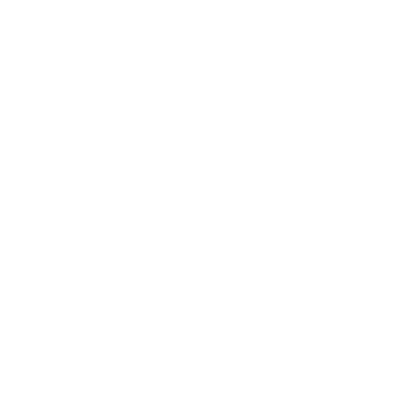
Frame 1 (no input)
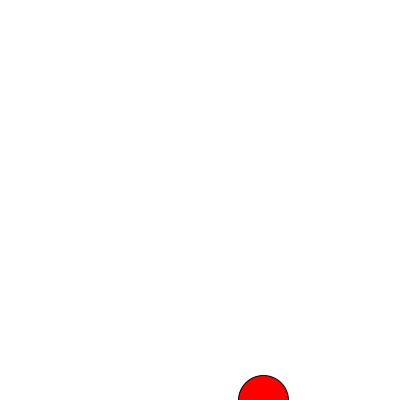
Frame 60 (the mouse pressed at the canvas centre just before this capture)
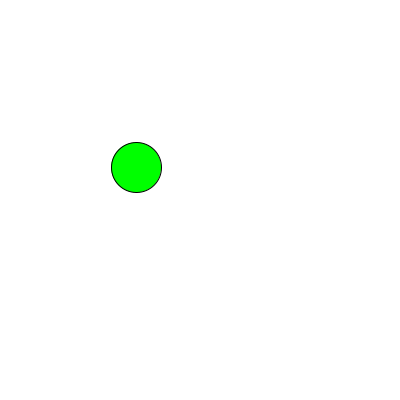
Frame 120 (the mouse held since frame 60 and released just before this capture)

The Processing sketch that drew these frames (run headless with seeded random() and noise(); from frame 60 on, the mouse is pressed at the canvas centre):

// Processing sketch: step06_fruit_ninja_random_time_type
// ── step06_fruit_ninja_random_time_type.pde
//Q: 水果忍者, 如何亂數跳出水果
//Q: 換不同的水果 fruitType 1:banana, 2:orange, 3:apple, 4:coconut
float fruitX, fruitY, fruitVX, fruitVY;
int fruitType=0;
boolean flying=false;
int nextT=10;
void setup(){
  size(400,400);
}
void draw(){
  background(255);
  if(flying){
    if(fruitType==1) fill(255,255,0);//banana
    else if(fruitType==2) fill(#FC7208);//orange
    else if(fruitType==3) fill(255,0,0);
    else if(fruitType==4) fill(0,255,0);
    fruitX+=fruitVX; fruitY+=fruitVY;
    fruitVY+=0.98;
    ellipse(fruitX, fruitY, 50,50);
  }
  if(nextT>0){//if(frameCount%120==0) generateFruit();
    nextT--;
    if(nextT==0){ generateFruit(); nextT=int(random(60,120)); }
  }
}
void generateFruit(){
  fruitType=int(random(1,5));
  fruitX=random(50,350);//mouseX;
  fruitY=450;
  fruitVX=random(-3,+3);
  fruitVY=-25;
  flying=true;
}
